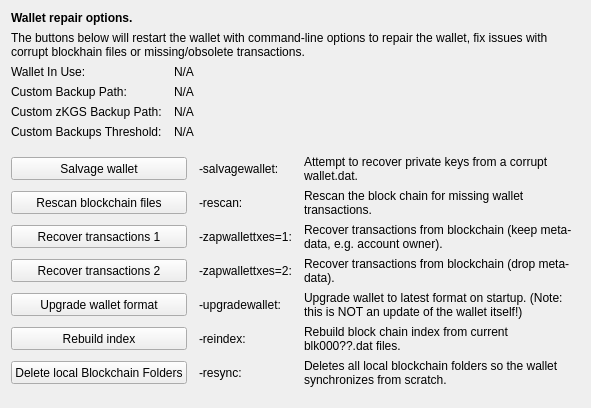
     <widget class="QWidget" name="tab_repair">
      <attribute name="title">
       <string>&amp;Wallet Repair</string>
      </attribute>
      <layout class="QGridLayout" name="gridLayout_4" columnstretch="0,0,0,0">
       <property name="horizontalSpacing">
        <number>12</number>
       </property>
       <item row="0" column="0" colspan="4">
        <widget class="QLabel" name="label_repair_header">
         <property name="font">
          <font>
           <weight>75</weight>
           <bold>true</bold>
          </font>
         </property>
         <property name="text">
          <string>Wallet repair options.</string>
         </property>
        </widget>
       </item>
       <item row="1" column="0" colspan="4">
        <widget class="QLabel" name="label_repair_helptext">
         <property name="font">
          <font>
           <weight>50</weight>
           <bold>false</bold>
          </font>
         </property>
         <property name="text">
          <string>The buttons below will restart the wallet with command-line options to repair the wallet, fix issues with corrupt blockhain files or missing/obsolete transactions.</string>
         </property>
         <property name="wordWrap">
          <bool>true</bool>
         </property>
        </widget>
       </item>
       <item row="2" column="0">
        <widget class="QLabel" name="wallet_path_label">
         <property name="text">
          <string>Wallet In Use:</string>
         </property>
        </widget>
       </item>
       <item row="2" column="1" colspan="3">
        <widget class="QLabel" name="wallet_path">
         <property name="cursor">
          <cursorShape>IBeamCursor</cursorShape>
         </property>
         <property name="text">
          <string>N/A</string>
         </property>
         <property name="textFormat">
          <enum>Qt::PlainText</enum>
         </property>
         <property name="textInteractionFlags">
          <set>Qt::LinksAccessibleByMouse|Qt::TextSelectableByKeyboard|Qt::TextSelectableByMouse</set>
         </property>
        </widget>
       </item>
       <item row="3" column="0">
        <widget class="QLabel" name="wallet_custombackuppath_label">
         <property name="text">
          <string>Custom Backup Path:</string>
         </property>
         <property name="visible">
          <bool>false</bool>
         </property>
        </widget>
       </item>
       <item row="3" column="1" colspan="3">
        <widget class="QLabel" name="wallet_custombackuppath">
         <property name="cursor">
          <cursorShape>IBeamCursor</cursorShape>
         </property>
         <property name="text">
          <string>N/A</string>
         </property>
         <property name="textFormat">
          <enum>Qt::PlainText</enum>
         </property>
         <property name="textInteractionFlags">
          <set>Qt::LinksAccessibleByMouse|Qt::TextSelectableByKeyboard|Qt::TextSelectableByMouse</set>
         </property>
         <property name="visible">
          <bool>false</bool>
         </property>
        </widget>
       </item>
       <item row="4" column="0">
        <widget class="QLabel" name="wallet_customzkgsbackuppath_label">
         <property name="text">
          <string>Custom zKGS Backup Path:</string>
         </property>
         <property name="visible">
          <bool>false</bool>
         </property>
        </widget>
       </item>
       <item row="4" column="1" colspan="3">
        <widget class="QLabel" name="wallet_customzkgsbackuppath">
         <property name="cursor">
          <cursorShape>IBeamCursor</cursorShape>
         </property>
         <property name="text">
          <string>N/A</string>
         </property>
         <property name="textFormat">
          <enum>Qt::PlainText</enum>
         </property>
         <property name="textInteractionFlags">
          <set>Qt::LinksAccessibleByMouse|Qt::TextSelectableByKeyboard|Qt::TextSelectableByMouse</set>
         </property>
         <property name="visible">
          <bool>false</bool>
         </property>
        </widget>
       </item>
       <item row="5" column="0">
        <widget class="QLabel" name="wallet_custombackupthreshold_label">
         <property name="text">
          <string>Custom Backups Threshold:</string>
         </property>
         <property name="visible">
          <bool>false</bool>
         </property>
        </widget>
       </item>
       <item row="5" column="1" colspan="3">
        <widget class="QLabel" name="wallet_custombackupthreshold">
         <property name="cursor">
          <cursorShape>IBeamCursor</cursorShape>
         </property>
         <property name="text">
          <string>N/A</string>
         </property>
         <property name="textFormat">
          <enum>Qt::PlainText</enum>
         </property>
         <property name="textInteractionFlags">
          <set>Qt::LinksAccessibleByMouse|Qt::TextSelectableByKeyboard|Qt::TextSelectableByMouse</set>
         </property>
         <property name="visible">
          <bool>false</bool>
         </property>
        </widget>
       </item>
       <item row="6" column="0">
        <spacer name="verticalSpacer_repair1">
         <property name="orientation">
          <enum>Qt::Vertical</enum>
         </property>
         <property name="sizeHint" stdset="0">
          <size>
           <width>10</width>
           <height>10</height>
          </size>
         </property>
        </spacer>
       </item>
       <item row="7" column="0" colspan="2">
        <widget class="QPushButton" name="btn_salvagewallet">
         <property name="minimumSize">
          <size>
           <width>100</width>
           <height>23</height>
          </size>
         </property>
         <property name="text">
          <string>Salvage wallet</string>
         </property>
        </widget>
       </item>
       <item row="7" column="2">
        <widget class="QLabel" name="label_repair_salvage_command">
         <property name="text">
          <string notr="true">-salvagewallet:</string>
         </property>
        </widget>
       </item>
       <item row="7" column="3">
        <widget class="QLabel" name="label_repair_salvage">
         <property name="text">
          <string>Attempt to recover private keys from a corrupt wallet.dat.</string>
         </property>
         <property name="wordWrap">
          <bool>true</bool>
         </property>
        </widget>
       </item>
       <item row="8" column="0" colspan="2">
        <widget class="QPushButton" name="btn_rescan">
         <property name="minimumSize">
          <size>
           <width>100</width>
           <height>23</height>
          </size>
         </property>
         <property name="text">
          <string>Rescan blockchain files</string>
         </property>
        </widget>
       </item>
       <item row="8" column="2">
        <widget class="QLabel" name="label_repair_rescan_command">
         <property name="text">
          <string notr="true">-rescan:</string>
         </property>
        </widget>
       </item>
       <item row="8" column="3">
        <widget class="QLabel" name="label_repair_rescan">
         <property name="text">
          <string>Rescan the block chain for missing wallet transactions.</string>
         </property>
         <property name="wordWrap">
          <bool>true</bool>
         </property>
        </widget>
       </item>
       <item row="9" column="0" colspan="2">
        <widget class="QPushButton" name="btn_zapwallettxes1">
         <property name="minimumSize">
          <size>
           <width>100</width>
           <height>23</height>
          </size>
         </property>
         <property name="text">
          <string>Recover transactions 1</string>
         </property>
        </widget>
       </item>
       <item row="9" column="2">
        <widget class="QLabel" name="label_repair_zap1_command">
         <property name="text">
          <string notr="true">-zapwallettxes=1:</string>
         </property>
        </widget>
       </item>
       <item row="9" column="3">
        <widget class="QLabel" name="label_repair_zap1">
         <property name="text">
          <string>Recover transactions from blockchain (keep meta-data, e.g. account owner).</string>
         </property>
         <property name="wordWrap">
          <bool>true</bool>
         </property>
        </widget>
       </item>
       <item row="10" column="0" colspan="2">
        <widget class="QPushButton" name="btn_zapwallettxes2">
         <property name="minimumSize">
          <size>
           <width>100</width>
           <height>23</height>
          </size>
         </property>
         <property name="text">
          <string>Recover transactions 2</string>
         </property>
        </widget>
       </item>
       <item row="10" column="2">
        <widget class="QLabel" name="label_repair_zap2_command">
         <property name="text">
          <string notr="true">-zapwallettxes=2:</string>
         </property>
        </widget>
       </item>
       <item row="10" column="3">
        <widget class="QLabel" name="label_repair_zap2">
         <property name="text">
          <string>Recover transactions from blockchain (drop meta-data).</string>
         </property>
         <property name="wordWrap">
          <bool>true</bool>
         </property>
        </widget>
       </item>
       <item row="11" column="0" colspan="2">
        <widget class="QPushButton" name="btn_upgradewallet">
         <property name="minimumSize">
          <size>
           <width>100</width>
           <height>23</height>
          </size>
         </property>
         <property name="text">
          <string>Upgrade wallet format</string>
         </property>
        </widget>
       </item>
       <item row="11" column="2">
        <widget class="QLabel" name="label_repair_upgrade_command">
         <property name="text">
          <string notr="true">-upgradewallet:</string>
         </property>
        </widget>
       </item>
       <item row="11" column="3">
        <widget class="QLabel" name="label_repair_upgrade">
         <property name="text">
          <string>Upgrade wallet to latest format on startup. (Note: this is NOT an update of the wallet itself!)</string>
         </property>
         <property name="wordWrap">
          <bool>true</bool>
         </property>
        </widget>
       </item>
       <item row="12" column="0" colspan="2">
        <widget class="QPushButton" name="btn_reindex">
         <property name="minimumSize">
          <size>
           <width>100</width>
           <height>23</height>
          </size>
         </property>
         <property name="text">
          <string>Rebuild index</string>
         </property>
        </widget>
       </item>
       <item row="12" column="2">
        <widget class="QLabel" name="label_repair_reindex_command">
         <property name="text">
          <string notr="true">-reindex:</string>
         </property>
        </widget>
       </item>
       <item row="12" column="3">
        <widget class="QLabel" name="label_repair_reindex">
         <property name="text">
          <string>Rebuild block chain index from current blk000??.dat files.</string>
         </property>
         <property name="wordWrap">
          <bool>true</bool>
         </property>
        </widget>
       </item>
       <item row="13" column="0" colspan="2">
        <widget class="QPushButton" name="btn_resync">
         <property name="minimumSize">
          <size>
           <width>100</width>
           <height>23</height>
          </size>
         </property>
         <property name="text">
          <string>Delete local Blockchain Folders</string>
         </property>
        </widget>
       </item>
       <item row="13" column="2">
        <widget class="QLabel" name="label_repair_resync_command">
         <property name="text">
          <string>-resync:</string>
         </property>
        </widget>
       </item>
       <item row="13" column="3">
        <widget class="QLabel" name="label_repair_resync">
         <property name="text">
          <string>Deletes all local blockchain folders so the wallet synchronizes from scratch.</string>
         </property>
         <property name="wordWrap">
          <bool>true</bool>
         </property>
        </widget>
       </item>
       <item row="14" column="0">
        <spacer name="verticalSpacer_repair2">
         <property name="orientation">
          <enum>Qt::Vertical</enum>
         </property>
         <property name="sizeHint" stdset="0">
          <size>
           <width>20</width>
           <height>10</height>
          </size>
         </property>
        </spacer>
       </item>
      </layout>
     </widget>
